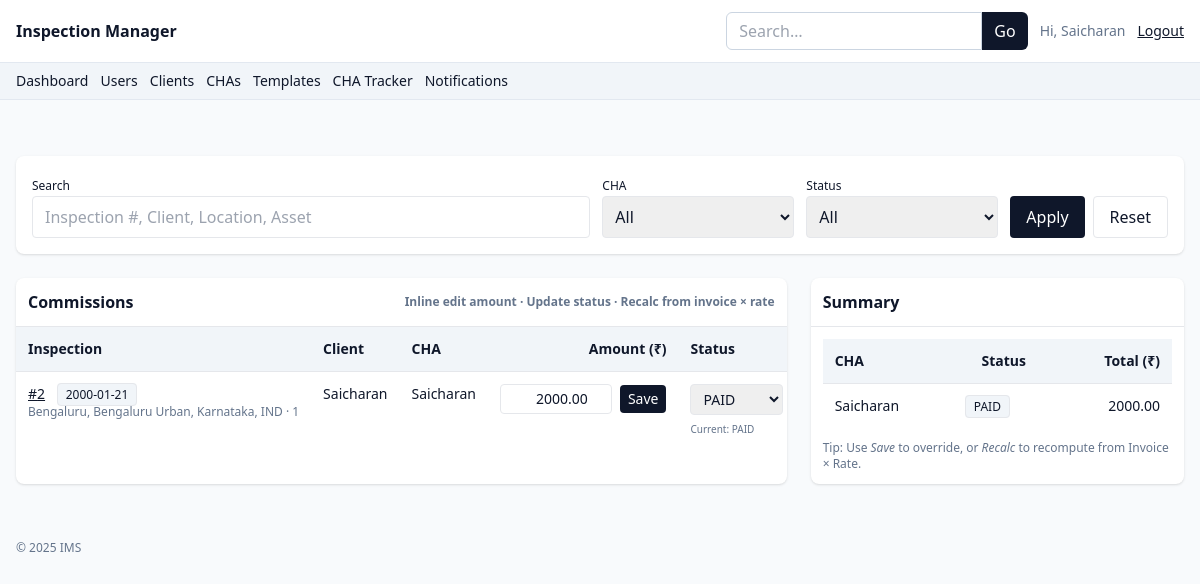
The app's page /cha-tracker (signed in) with its own data.
### app.py (models this page shows)
class Commission(db.Model):
    __tablename__ = "commission"
    id = db.Column(db.Integer, primary_key=True)
    inspection_id = db.Column(db.Integer, db.ForeignKey("inspection.id"), unique=True)
    inspection = db.relationship("Inspection", backref=db.backref("commission", uselist=False))
    cha_id = db.Column(db.Integer, db.ForeignKey("cha.id"))
    cha = db.relationship("CHA")
    amount = db.Column(db.Float, default=0.0)
    status = db.Column(db.String(20), default=CommissionStatus.DUE)

class Inspection(db.Model):
    __tablename__ = "inspection"
    id = db.Column(db.Integer, primary_key=True)
    date = db.Column(db.DateTime, nullable=False, default=datetime.utcnow)
    client_id = db.Column(db.Integer, db.ForeignKey("client.id"))
    client = db.relationship("Client")
    location = db.Column(db.String(200))
    asset = db.Column(db.String(200))
    status = db.Column(db.String(40), default=InspectionStatus.PENDING)
    engineer_id = db.Column(db.Integer, db.ForeignKey("user.id"))
    engineer = db.relationship("User")
    cha_id = db.Column(db.Integer, db.ForeignKey("cha.id"))
    cha = db.relationship("CHA")
    created_at = db.Column(db.DateTime, default=datetime.utcnow)

class Client(db.Model):
    __tablename__ = "client"
    id = db.Column(db.Integer, primary_key=True)
    name = db.Column(db.String(160), nullable=False)
    gst_number = db.Column(db.String(40))
    billing_address = db.Column(db.Text)

class CHA(db.Model):
    __tablename__ = "cha"
    id = db.Column(db.Integer, primary_key=True)
    name = db.Column(db.String(160), nullable=False)
    contact = db.Column(db.String(160))
    commission_rate = db.Column(db.Float, default=0.0)  # %

### app.py (the view)
@app.route("/cha-tracker")
@role_required(Role.ADMIN, Role.ACCOUNTANT)
def cha_tracker():
    rows = (
        db.session.query(Commission, Inspection, CHA)
        .join(Inspection, Commission.inspection_id == Inspection.id)
        .join(CHA, Commission.cha_id == CHA.id)
        .all()
    )
    summary = (
        db.session.query(CHA.name, Commission.status, func.sum(Commission.amount))
        .join(Commission, Commission.cha_id == CHA.id)
        .group_by(CHA.name, Commission.status)
        .all()
    )
    return render_template("cha.html", rows=rows, summary=summary)

### app.py (called while the page is built)
def role_required(*roles):
    def deco(fn):
        from functools import wraps
        @wraps(fn)
        def wrap(*a, **kw):
            if not session.get("user_id"):
                flash("Please login.", "warning")
                return redirect(url_for("login"))
            if roles and session.get("role") not in roles:
                flash("Unauthorized.", "danger")
                return redirect(url_for("dashboard"))
            return fn(*a, **kw)
        return wrap
    return deco

@app.context_processor
def inject_globals():
    return dict(
        Role=Role, InspectionStatus=InspectionStatus, InvoiceStatus=InvoiceStatus,
        ReportStatus=ReportStatus, CommissionStatus=CommissionStatus, now=datetime.utcnow, User=User
    )

### templates/cha.html (shortened to what this page needs)
{% extends "base.html" %}
{% block content %}
<div class="bg-white rounded-lg shadow p-4 mb-6">
    <form method="get" action="{{ url_for('cha_tracker') }}" class="flex flex-col md:flex-row gap-3 md:items-end">
        <div class="flex-1">
            <label class="text-xs">Search</label>
            <input name="q" placeholder="Inspection #, Client, Location, Asset" value="{{ request.args.get('q','') }}"
                class="w-full border rounded px-3 py-2">
        </div>
        <div class="min-w-[12rem]">
            <label class="text-xs">CHA</label>
            <select name="cha" class="w-full border rounded px-2 py-2">
                <option value="">All</option>
                {% set _seen = [] %}
            </select>
        </div>
        <div class="min-w-[12rem]">
            <label class="text-xs">Status</label>
            <select name="status" class="w-full border rounded px-2 py-2">
                <option value="">All</option>
            </select>
        </div>
        <div class="flex gap-2">
            <button class="bg-slate-900 text-white rounded px-4 py-2">Apply</button>
            <a class="rounded border px-4 py-2" href="{{ url_for('cha_tracker') }}">Reset</a>
        </div>
    </form>
</div>
<div class="grid lg:grid-cols-3 gap-6">
    <div class="lg:col-span-2 bg-white rounded-lg shadow">
        <div class="p-3 border-b font-semibold flex items-center justify-between">
            <span>Commissions</span>
            <span class="text-xs text-slate-500">Inline edit amount · Update status · Recalc from invoice × rate</span>
        </div>
        <div class="overflow-x-auto">
            <table class="w-full text-sm">
                <thead class="bg-slate-100 sticky top-0 z-10">
                    <tr>
                        <th class="p-3 text-left whitespace-nowrap">Inspection</th>
                        <th class="p-3 text-left whitespace-nowrap hidden md:table-cell">Client</th>
                        <th class="p-3 text-left whitespace-nowrap">CHA</th>
                        <th class="p-3 text-right whitespace-nowrap">Amount (₹)</th>
                        <th class="p-3 text-left whitespace-nowrap">Status</th>
                    </tr>
                </thead>
                <tbody>
                    {% for com, ins, cha in rows %}
                    {% set want_cha = request.args.get('cha') %}
                    {% set want_st = request.args.get('status') %}
                    {% if (not want_cha or cha.name == want_cha) and (not want_st or com.status == want_st) %}
                    <tr class="border-t align-top">
                        <td class="p-3">
                            <div class="whitespace-nowrap">
                                <a class="underline" href="{{ url_for('inspection_detail', inspection_id=ins.id) }}">#{{
                                    ins.id }}</a>
                                <span class="text-xs ml-2 px-2 py-0.5 rounded bg-slate-100 border">{{
                                    ins.date.strftime('%Y-%m-%d') }}</span>
                            </div>
                            <div class="text-xs text-slate-500 truncate max-w-[18rem]">
                                {{ ins.location or '—' }} · {{ ins.asset or '—' }}
                            </div>
                        </td>
                        <td class="p-3 hidden md:table-cell">
                            <div class="truncate max-w-[14rem]">{{ ins.client.name if ins.client else '—' }}</div>
                        </td>
                        <td class="p-3">
                            <span class="whitespace-nowrap">{{ cha.name }}</span>
                        </td>
                        <td class="p-3">
                            <form method="post" action="{{ url_for('commission_update', commission_id=com.id) }}"
                                class="flex items-center gap-2 justify-end md:justify-end">
                                <input name="amount" type="number" step="0.01" min="0"
                                    value="{{ '%.2f'|format(com.amount or 0) }}"
                                    class="border rounded px-2 py-1 w-28 text-right">
                                <button class="rounded px-2 py-1 bg-slate-900 text-white">Save</button>
                            </form>
                        </td>
                        <td class="p-3">
                            <form method="post" action="{{ url_for('commission_mark', commission_id=com.id) }}"
                                class="flex items-center gap-2">
                                <select name="status" class="border rounded px-2 py-1">
                                    {% for s in CommissionStatus.ALL %}
                                    <option value="{{ s }}" {% if com.status==s %}selected{% endif %}>{{ s }}</option>
                                    {% endfor %}
                                </select>
                            </form>
                            <div class="text-[10px] text-slate-500 mt-1">Current: {{ com.status }}</div>
                        </td>
                    </tr>
                    {% endif %}
                    {% else %}
                    <tr>
                        <td class="p-3 text-slate-500" colspan="6">No data.</td>
                    </tr>
                    {% endfor %}
                </tbody>
            </table>
        </div>
    </div>
    <div class="bg-white rounded-lg shadow h-fit">
        <div class="p-3 border-b font-semibold">Summary</div>
        <div class="p-3">
            <div class="overflow-x-auto">
                <table class="w-full text-sm">
                    <thead class="bg-slate-100">
                        <tr>
                            <th class="p-3 text-left">CHA</th>
                            <th class="p-3">Status</th>
                            <th class="p-3 text-right">Total (₹)</th>
                        </tr>
                    </thead>
                    <tbody>
                        {% for name, status, total in summary %}
                        <tr class="border-t">
                            <td class="p-3 truncate max-w-[12rem]">{{ name }}</td>
                            <td class="p-3">
                                <span class="text-xs px-2 py-0.5 rounded bg-slate-100 border whitespace-nowrap">{{
                                    status }}</span>
                            </td>
                            <td class="p-3 text-right whitespace-nowrap">{{ '%.2f'|format(total or 0) }}</td>
                        </tr>
                        {% else %}
                        <tr>
                            <td class="p-3 text-slate-500" colspan="3">No data.</td>
                        </tr>
                        {% endfor %}
                    </tbody>
                </table>
            </div>
            <div class="text-xs text-slate-500 mt-3">
                Tip: Use <em>Save</em> to override, or <em>Recalc</em> to recompute from Invoice × Rate.
            </div>
        </div>
    </div>
</div>
{% endblock %}

### records on screen
Commission: id "2", date "2000-01-21", location "Bengaluru, Bengaluru Urban, Karnataka, IND", asset "1", client "Saicharan", name "Saicharan", amount "2000.00", status "PAID"

### other values on screen
{{ session.get('user_name') }} "Saicharan"
